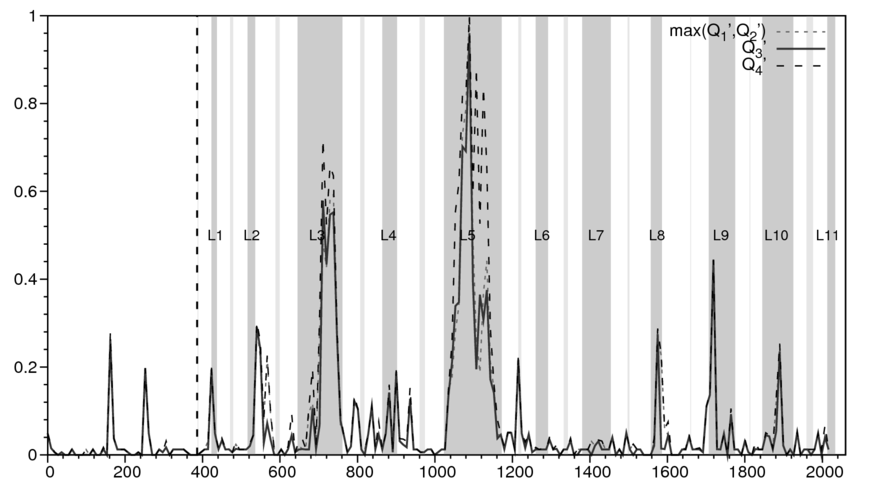

The script that saved this image:
set terminal postscript eps enhanced defaultplex \
   leveldefault color colortext \
   dashed dashlength 3.0 linewidth 1.0 butt \
   palfuncparam 2000,0.003 \
   "Helvetica" 14

set output "q_auto_feta_E6_02.eps"
#set key off

set size 1,0.8
set size ratio 0.55
set lmargin 2
set rmargin 0.2
set tmargin 1
set bmargin 2

#
set datafile separator ","
set xrange [0:2060] #noreverse nowriteback
set yrange [0:1] #noreverse nowriteback

#set y2range [-0.2:0.2]
#set y2tics border

set xtics 200 nomirror out axis
set mxtics 5
set ytics  nomirror out axis
set mytics 5

set style line 1 bgnd
set style line 2 lt rgb "cyan"
set style rect fc lt -1 fs solid 0.20 noborder
#
set obj rect from 423, -1 to 437,1
set label at 423-10, 0.5 "L1" front font "Helvetica,12"

set obj rect from 516, -1 to 536,1
set label at 516-10, 0.5 "L2" front font "Helvetica,12"

set obj rect from 645, -1 to 761,1
set label at 645+30, 0.5 "L3" front font "Helvetica,12"

set obj rect from 864, -1 to 902,1
set label at 864-5, 0.5 "L4" front font "Helvetica,12"

set obj rect from 1023, -1 to 1172,1
set label at 1023+40, 0.5 "L5" front font "Helvetica,12"

set obj rect from 1260, -1 to 1292,1
set label at 1260-5, 0.5 "L6" front font "Helvetica,12"

set obj rect from 1380, -1 to 1454,1
set label at 1380+15, 0.5 "L7" front font "Helvetica,12"

set obj rect from 1557, -1 to 1586,1
set label at 1557-5, 0.5 "L8" front font "Helvetica,12"

set obj rect from 1707, -1 to 1775,1
set label at 1707+10, 0.5 "L9" front font "Helvetica,12"

set obj rect from 1845, -1 to 1925,1
set label at 1845+5, 0.5 "L10" front font "Helvetica,12"

set obj rect from 2013, -1 to 2033,1
set label at 2013-30, 0.5 "L11" front font "Helvetica,12"

set obj rect from 387,-1 to 389,1 fs solid 0.10
set obj rect from 471,-1 to 479,1 fs solid 0.10
set obj rect from 588,-1 to 599,1 fs solid 0.10
set obj rect from 807,-1 to 818,1 fs solid 0.10
set obj rect from 960,-1 to 974,1 fs solid 0.10
set obj rect from 1215,-1 to 1223,1 fs solid 0.10
set obj rect from 1332,-1 to 1343,1 fs solid 0.10
set obj rect from 1497,-1 to 1502,1 fs solid 0.10
set obj rect from 1659,-1 to 1661,1 fs solid 0.10
set obj rect from 1812,-1 to 1814,1 fs solid 0.10
set obj rect from 1959,-1 to 1976,1 fs solid 0.10
#

#set style line 6 lt 1 lc rgb "dark-blue" lw 3
set style line 6 lt 1 lc rgb "blue" lw 3

set style line 8 lt 3 lc rgb "black" lw 3
#vertical delimiter
set parametric
const=386
set trange [0:1]

set style line 3 lt 3 lc rgb "black" lw 2
set style line 4 lt 4 lc rgb "gray40" lw 2
set style line 5 lt 1 lc rgb "gray20" lw 3

#set style fill pattern 2
set style fill solid 1.0 noborder


plot  "f_1_2_3_4_w9.csv" using 2:( abs($7-$6)> 0.01 ? $7 : $7) with lines ls 4 axes x1y1 title "max(Q_1\',Q_2\')"  \
      ,"f_1_2_3_4_w9.csv" using 2:( abs($8-$6)> 0.01 ? $8 : $7) with lines ls 5 axes x1y1 title "Q_3\'"  \
      ,"f_1_2_3_4_w9.csv" using 2:($6) with lines ls 3 axes x1y1 title "Q_4\'" \
      ,const,t notitle with lines ls 8

